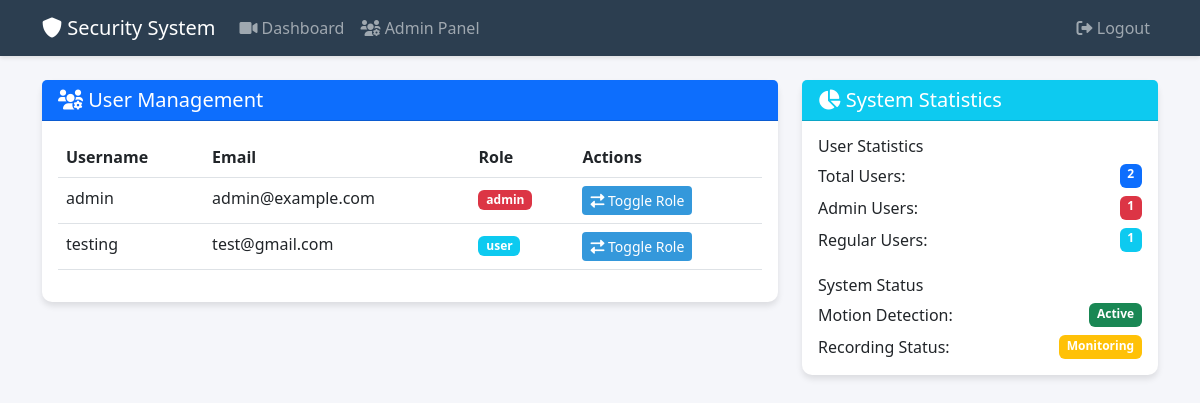
The page /admin (signed in) on the database its author committed.
### app.py (models this page shows, shortened)
class User(UserMixin, db.Model):
    id = db.Column(db.Integer, primary_key=True)
    username = db.Column(db.String(80), unique=True, nullable=False)
    email = db.Column(db.String(120), unique=True, nullable=False)
    password_hash = db.Column(db.String(128))
    role = db.Column(db.String(20), default='user')  # 'admin' or 'user'

### app.py (the view)
@app.route('/admin')
@login_required
def admin():
    if current_user.role != 'admin':
        flash('Access denied')
        return redirect(url_for('dashboard'))
    users = User.query.all()
    return render_template('admin.html', users=users)

### app.py (called while the page is built)
@login_manager.user_loader
def load_user(user_id):
    return User.query.get(int(user_id))

### templates/admin.html (shortened to what this page needs)
{% extends "base.html" %}
{% block content %}
<div class="row">
    <div class="col-md-8 mb-4">
        <div class="card">
            <div class="card-header bg-primary text-white">
                <h5 class="mb-0">
                    <i class="fas fa-users-cog"></i> User Management
                </h5>
            </div>
            <div class="card-body">
                <div class="table-responsive">
                    <table class="table table-hover">
                        <thead>
                            <tr>
                                <th>Username</th>
                                <th>Email</th>
                                <th>Role</th>
                                <th>Actions</th>
                            </tr>
                        </thead>
                        <tbody>
                            {% for user in users %}
                            <tr>
                                <td>{{ user.username }}</td>
                                <td>{{ user.email }}</td>
                                <td>
                                    <span class="badge {% if user.role == 'admin' %}bg-danger{% else %}bg-info{% endif %}">
                                        {{ user.role }}
                                    </span>
                                </td>
                                <td>
                                    <div class="btn-group">
                                        <button type="button" class="btn btn-sm btn-primary"
                                                onclick="updateRole('{{ user.id }}', '{{ 'user' if user.role == 'admin' else 'admin' }}')">
                                            <i class="fas fa-exchange-alt"></i> Toggle Role
                                        </button>
                                    </div>
                                </td>
                            </tr>
                            {% endfor %}
                        </tbody>
                    </table>
                </div>
            </div>
        </div>
    </div>
    <div class="col-md-4 mb-4">
        <div class="card">
            <div class="card-header bg-info text-white">
                <h5 class="mb-0">
                    <i class="fas fa-chart-pie"></i> System Statistics
                </h5>
            </div>
            <div class="card-body">
                <div class="mb-4">
                    <h6>User Statistics</h6>
                    <div class="d-flex justify-content-between mb-2">
                        <span>Total Users:</span>
                        <span class="badge bg-primary">{{ users|length }}</span>
                    </div>
                    <div class="d-flex justify-content-between mb-2">
                        <span>Admin Users:</span>
                        <span class="badge bg-danger">{{ users|selectattr('role', 'equalto', 'admin')|list|length }}</span>
                    </div>
                    <div class="d-flex justify-content-between">
                        <span>Regular Users:</span>
                        <span class="badge bg-info">{{ users|selectattr('role', 'equalto', 'user')|list|length }}</span>
                    </div>
                </div>
                <div>
                    <h6>System Status</h6>
                    <div class="d-flex justify-content-between mb-2">
                        <span>Motion Detection:</span>
                        <span class="badge bg-success">Active</span>
                    </div>
                    <div class="d-flex justify-content-between">
                        <span>Recording Status:</span>
                        <span class="badge bg-warning">Monitoring</span>
                    </div>
                </div>
            </div>
        </div>
    </div>
</div>
{% endblock %}

### templates/base.html (shortened to what this page needs)
<!DOCTYPE html>
<html lang="en">
<head>
    <link href="https://cdn.jsdelivr.net/npm/bootstrap@5.3.0/dist/css/bootstrap.min.css" rel="stylesheet">
    <link href="https://cdnjs.cloudflare.com/ajax/libs/font-awesome/6.0.0/css/all.min.css" rel="stylesheet">
</head>
<body>
    {% if current_user.is_authenticated %}
    <nav class="navbar navbar-expand-lg navbar-dark mb-4">
        <div class="container">
            <a class="navbar-brand" href="{{ url_for('dashboard') }}">
                <i class="fas fa-shield-alt"></i> Security System
            </a>
            <div class="collapse navbar-collapse" id="navbarNav">
                <ul class="navbar-nav me-auto">
                    <li class="nav-item">
                        <a class="nav-link" href="{{ url_for('dashboard') }}">
                            <i class="fas fa-video"></i> Dashboard
                        </a>
                    </li>
                    {% if current_user.role == 'admin' %}
                    <li class="nav-item">
                        <a class="nav-link" href="{{ url_for('admin') }}">
                            <i class="fas fa-users-cog"></i> Admin Panel
                        </a>
                    </li>
                    {% endif %}
                </ul>
                <ul class="navbar-nav">
                    <li class="nav-item">
                        <a class="nav-link" href="{{ url_for('logout') }}">
                            <i class="fas fa-sign-out-alt"></i> Logout
                        </a>
                    </li>
                </ul>
            </div>
        </div>
    </nav>
    {% endif %}
    <div class="container">
        {% block content %}{% endblock %}
    </div>
</body>
</html>

### templates/base.html (style rules this page uses)
:root { --primary-color: #2c3e50; --secondary-color: #34495e; --accent-color: #3498db; }
body { background-color: #f5f6fa; font-family: 'Segoe UI', Tahoma, Geneva, Verdana, sans-serif; }
.navbar { background-color: var(--primary-color); box-shadow: 0 2px 4px rgba(0,0,0,0.1); }
.card { border: none; border-radius: 10px; box-shadow: 0 4px 6px rgba(0,0,0,0.1); transition: transform 0.2s; }
.btn-primary { background-color: var(--accent-color); border: none; }

### rows shown on the page
User: username "admin", email "admin@example.com", role "admin"
User: username "testing", email "test@gmail.com", role "user"

### other values the page prints
{{ users|length }} "2"
{{ users|selectattr('role', 'equalto', 'admin')|list|length }} "1"
{{ users|selectattr('role', 'equalto', 'user')|list|length }} "1"
